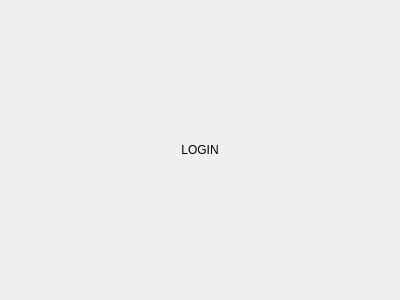
<?xml version="1.0" encoding="UTF-8"?>
<ui version="4.0">
 <class>Login</class>
 <widget class="QStackedWidget" name="Login">
  <property name="geometry">
   <rect>
    <x>0</x>
    <y>0</y>
    <width>400</width>
    <height>300</height>
   </rect>
  </property>
  <property name="windowTitle">
   <string>StackedWidget</string>
  </property>
  <widget class="QWidget" name="Page_Login">
   <layout class="QVBoxLayout" name="verticalLayout_2">
    <item>
     <widget class="QLabel" name="label">
      <property name="text">
       <string>LOGIN</string>
      </property>
      <property name="alignment">
       <set>Qt::AlignCenter</set>
      </property>
     </widget>
    </item>
   </layout>
  </widget>
  <widget class="QWidget" name="Page_SignUp">
   <layout class="QVBoxLayout" name="verticalLayout">
    <item>
     <widget class="QLabel" name="label_2">
      <property name="text">
       <string>SINGUP</string>
      </property>
      <property name="alignment">
       <set>Qt::AlignCenter</set>
      </property>
     </widget>
    </item>
   </layout>
  </widget>
 </widget>
 <resources/>
 <connections/>
</ui>
